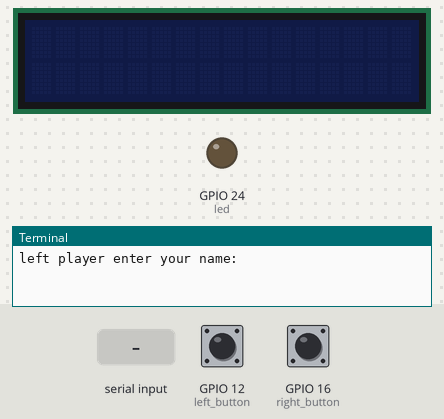
Bench run of a program on a simulated Raspberry Pi (BCM pin numbers). On the bench: 16×2 character LCD, output pins drawn as LEDs (lit = HIGH), the last lines printed to the terminal. The test bench sets the inputs (shaded band); at power-on: GPIO 12 (left_button) HIGH, GPIO 16 (right_button) HIGH. Random numbers come from a fixed seed.

Above: at 1.2 s.
1.3 s: "1" typed at the terminal, then Enter
2.8 s: "0" typed at the terminal, then Enter
At 3.6 s:
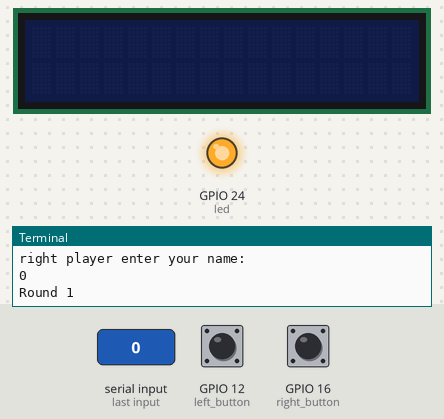
5.8 s: GPIO 12 (left_button) pulled LOW for 0.15 s
At 6.4 s:
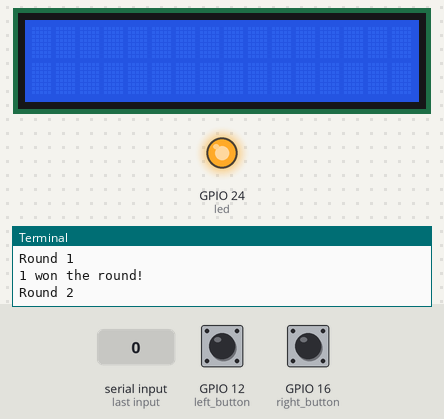
8.9 s: GPIO 16 (right_button) pulled LOW for 1 s
At 9.72 s:
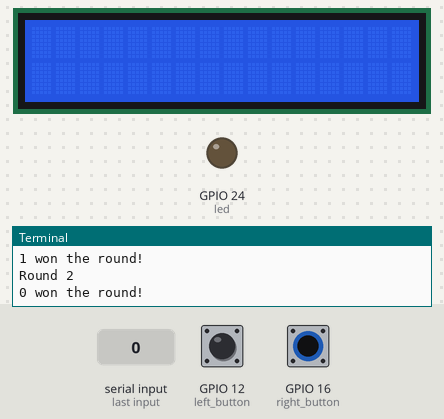
12.9 s: GPIO 12 (left_button) pulled LOW for 1 s
At 13.9 s:
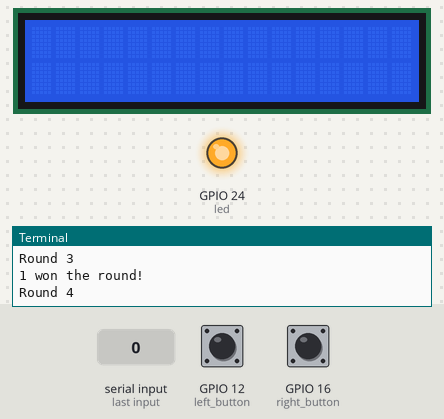
16.9 s: GPIO 16 (right_button) pulled LOW for 0.15 s
At 20.4 s:
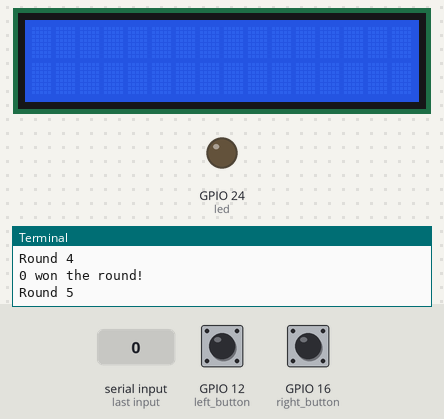
Timing chart, 0 to 21.0 s (numbered marks = the images above; inputs shaded):
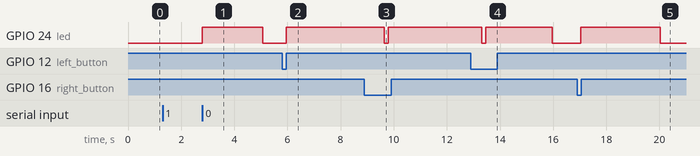

The program:

reflex_display.py
```python
from gpiozero import LED, Button
from time import sleep
from random import uniform
import smbus
import time

# Define some device parameters
I2C_ADDR  = 0x27 # I2C device address, if any error, change this address to 0x27
LCD_WIDTH = 16   # Maximum characters per line

# Define some device constants
LCD_CHR = 1 # Mode - Sending data
LCD_CMD = 0 # Mode - Sending command

LCD_LINE_1 = 0x80 # LCD RAM address for the 1st line
LCD_LINE_2 = 0xC0 # LCD RAM address for the 2nd line
LCD_LINE_3 = 0x94 # LCD RAM address for the 3rd line
LCD_LINE_4 = 0xD4 # LCD RAM address for the 4th line

LCD_BACKLIGHT  = 0x08  # On
#LCD_BACKLIGHT = 0x00  # Off

ENABLE = 0b00000100 # Enable bit

# Timing constants
E_PULSE = 0.0005
E_DELAY = 0.0005

#Open I2C interface
#bus = smbus.SMBus(0)  # Rev 1 Pi uses 0
bus = smbus.SMBus(1) # Rev 2 Pi uses 1

def lcd_init():
  # Initialise display
  lcd_byte(0x33,LCD_CMD) # 110011 Initialise
  lcd_byte(0x32,LCD_CMD) # 110010 Initialise
  lcd_byte(0x06,LCD_CMD) # 000110 Cursor move direction
  lcd_byte(0x0C,LCD_CMD) # 001100 Display On,Cursor Off, Blink Off
  lcd_byte(0x28,LCD_CMD) # 101000 Data length, number of lines, font size
  lcd_byte(0x01,LCD_CMD) # 000001 Clear display
  time.sleep(E_DELAY)

def lcd_byte(bits, mode):
  # Send byte to data pins
  # bits = the data
  # mode = 1 for data
  #        0 for command

  bits_high = mode | (bits & 0xF0) | LCD_BACKLIGHT
  bits_low = mode | ((bits<<4) & 0xF0) | LCD_BACKLIGHT

  # High bits
  bus.write_byte(I2C_ADDR, bits_high)
  lcd_toggle_enable(bits_high)

  # Low bits
  bus.write_byte(I2C_ADDR, bits_low)
  lcd_toggle_enable(bits_low)

def lcd_toggle_enable(bits):
  # Toggle enable
  time.sleep(E_DELAY)
  bus.write_byte(I2C_ADDR, (bits | ENABLE))
  time.sleep(E_PULSE)
  bus.write_byte(I2C_ADDR,(bits & ~ENABLE))
  time.sleep(E_DELAY)

def lcd_string(message,line):
  # Send string to display

  message = message.ljust(LCD_WIDTH," ")

  lcd_byte(line, LCD_CMD)

  for i in range(LCD_WIDTH):
    lcd_byte(ord(message[i]),LCD_CHR)

def main():
  # Main program block

  # Initialise display
  lcd_init()


led = LED(24)
right_button = Button(16)
left_button = Button(12)

round = 1
right_score = 0
left_score = 0
pressed = False

left_name = input('left player enter your name:')
right_name = input('right player enter your name:')

while(round < 12):

    print('Round ' + str(round))

    led.on()
    sleep(uniform(2, 4))
    led.off()

    while(pressed == False):
        if(right_button.is_pressed):
            right_score+=1
            print(right_name + ' won the round!')
            pressed = True

        if(left_button.is_pressed):
            left_score+=1
            print(left_name + ' won the round!')
            pressed = True

    pressed = False
    lcd_string(right_name + ': ' + str(right_score),LCD_LINE_1)
    lcd_string(left_name + ': ' + str(left_score),LCD_LINE_2)
    global round
    round += 1
print('**********************************')
print('*****  Game Over! *****')
print(right_name +': ' + str(right_score) + '   ' + left_name + ': ' + str(left_score))
if (right_score > left_score):
    print(right_name + ' wins!')
else:
    print(left_name + ' wins!')
```

Measured:
- after the input at 2.8 s, GPIO 24 (led): LOW → HIGH at once, → LOW 2.3 s later
- after the input at 5.8 s, GPIO 24 (led): LOW → HIGH after 0.15 s
- after the input at 16.9 s, GPIO 24 (led): LOW → HIGH after 0.15 s, → LOW 3.0 s later
